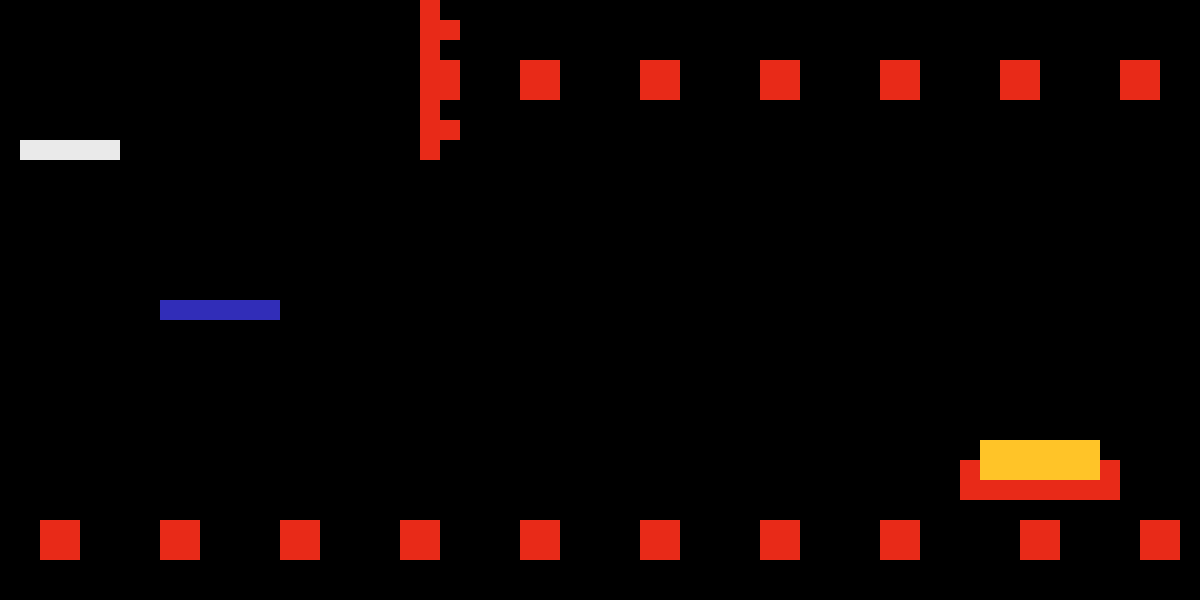

The image is a tile-based game level rendered from a .tmx file. Its description and source (layers, tilesets, objects; grid data summarised) follow:
An orthogonal 60x30 tile map with 20x20 px tiles, 1 tile layer (layer).

<map version="1.0" orientation="orthogonal" renderorder="right-down" width="60" height="30" tilewidth="20" tileheight="20" nextobjectid="1">
 <tileset firstgid="1" name="tiles" tilewidth="20" tileheight="20">
  <image source="../img/tiles.png" width="140" height="20" />
 </tileset>
 <layer name="layer" width="60" height="30">
  <data>[1800 cells, 109 non-empty, 4 distinct tile ids]</data>
 </layer>
</map>
